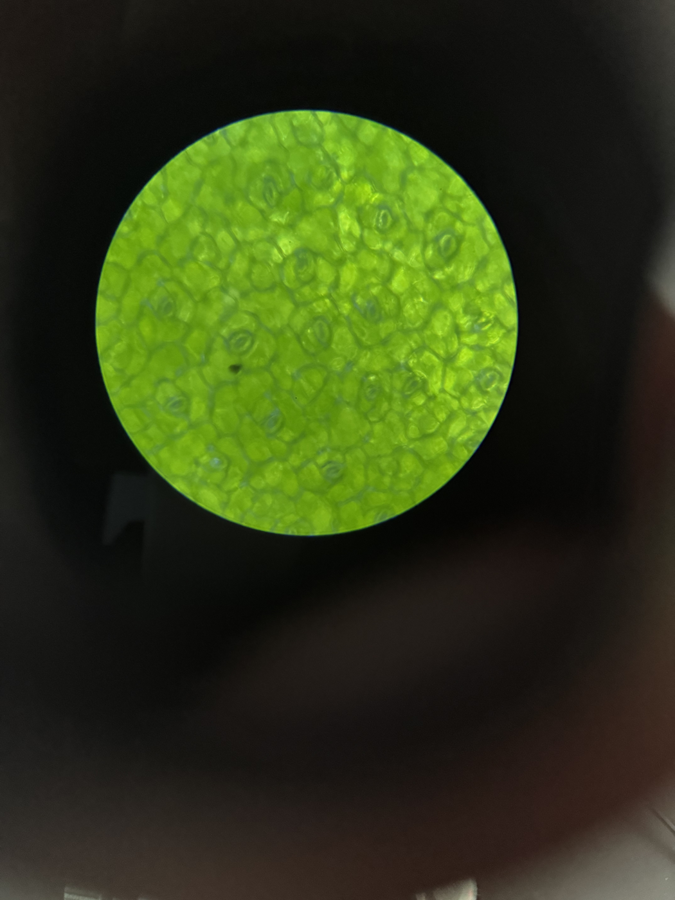
#> input picture reports/2026-07-03_pattern-embedding-analysis/images/control_example.png, 675 x 900 px; its folder holds only this picture in this run
$ python -i pattern_analysis.py   (imports and definitions only)   (older library calls are emulated)
#> lines starting #> are read from the running program, lines starting #| are printed output that depends on the picture; after the words box and inside, x2 and y2 are one past the last pixel; in counts of white or black regions, pixels touching at a corner belong together
#!/usr/bin/env python3
"""Multi-method PATTERN analysis (control vs treated) on FOV-cropped eyepiece microscopy.
Zoom-invariant descriptors (per research): box-counting fractal dimension, lacunarity,
FFT radial slope + anisotropy, GLCM Haralick, dark-nucleus density.
Reports group medians + within-vs-between spread (null-test proxy)."""
import glob,os,sys,numpy as np,collections,statistics as st
from PIL import Image
from skimage.feature import graycomatrix, graycoprops
from skimage.filters import threshold_otsu, sato
def fov(path,dim=512):
    a=np.asarray(Image.open(path).convert("L"),float)
    thr=max(a.mean()+0.3*a.std(), a.max()*0.35); m=a>thr
    ys,xs=np.where(m)
    if len(xs)<200: return None,None,None
    a=a[ys.min():ys.max()+1,xs.min():xs.max()+1]; m=m[ys.min():ys.max()+1,xs.min():xs.max()+1]
    rgb=np.asarray(Image.open(path).convert("RGB"),float)
    R=rgb[...,0]; # (unused per-channel here)
    im=Image.fromarray(a.astype('uint8')).resize((dim,dim)); a=np.asarray(im,float)
    mm=np.asarray(Image.fromarray((m*255).astype('uint8')).resize((dim,dim)))>127
    return a,mm,path
def boxcount(binimg):
    Z=binimg>0; s=min(Z.shape); ns=[]; ks=[]
    k=2
    while k< s//2:
        S=Z[:(Z.shape[0]//k)*k,:(Z.shape[1]//k)*k].reshape(Z.shape[0]//k,k,Z.shape[1]//k,k)
        cnt=S.any(axis=(1,3)).sum();
        if cnt>0: ns.append(cnt); ks.append(k)
        k*=2
    if len(ks)<3: return float('nan'),0
    c=np.polyfit(np.log(1/np.array(ks)),np.log(ns),1)
    # R2
    p=np.poly1d(c); yhat=p(np.log(1/np.array(ks))); ybar=np.mean(np.log(ns))
    r2=1-np.sum((np.log(ns)-yhat)**2)/(np.sum((np.log(ns)-ybar)**2)+1e-9)
    return float(c[0]), float(r2)
def lacunarity(binimg,box=32):
    Z=binimg.astype(float); H,W=Z.shape; vals=[]
    for i in range(0,H-box,box):
        for j in range(0,W-box,box):
            vals.append(Z[i:i+box,j:j+box].sum())
    vals=np.array(vals); m=vals.mean();
    return float((vals.var()/(m*m+1e-9))+1) if m>0 else float('nan')
def fft_aniso(a,mask):
    A=a.copy(); A[~mask]=a[mask].mean(); A=A-A.mean()
    F=np.abs(np.fft.fftshift(np.fft.fft2(A)))**2
    H,W=F.shape; cy,cx=H//2,W//2
    y,x=np.indices(F.shape); r=np.hypot(y-cy,x-cx); th=np.arctan2(y-cy,x-cx)
    mid=(r>10)&(r<H//3)
    # radial slope
    rr=r[mid].astype(int); pw=F[mid]
    rb=np.bincount(rr,pw)/(np.bincount(rr)+1e-9); rb=rb[10:H//3]
    sl=np.polyfit(np.log(np.arange(10,10+len(rb))+1),np.log(rb+1e-9),1)[0]
    # angular anisotropy: std of energy over angle bins
    ab=np.zeros(18)
    for b in range(18):
        sel=mid&(th>=-np.pi+b*np.pi/9)&(th<-np.pi+(b+1)*np.pi/9)
        ab[b]=F[sel].sum()
    aniso=float(ab.std()/(ab.mean()+1e-9))
    return float(sl),aniso
def dark_nuclei(path,mask,dim=512):
    rgb=np.asarray(Image.open(path).convert("RGB"),float)
    im=Image.fromarray(rgb.astype('uint8')).resize((dim,dim)); rgb=np.asarray(im,float)
    R,G,B=rgb[...,0],rgb[...,1],rgb[...,2]
    # dark-blue nuclei: low overall brightness + blue>=green locally, inside FOV
    br=(R+G+B)/3
    dark=(br< (br[mask].mean()-0.6*br[mask].std())) & mask
    return float(dark.mean())
def glcm_feats(a,mask):
    q=(np.clip(a,0,255)/32).astype(np.uint8) # 8 levels
    q[~mask]=0
    g=graycomatrix(q,distances=[4,8],angles=[0,np.pi/2],levels=8,symmetric=True,normed=True)
    return {f'glcm_{p}':float(graycoprops(g,p).mean()) for p in ['contrast','homogeneity','energy','correlation']}
def analyze(path):
    a,m,_=fov(path)
#> in fov, `thr = max(a.mean() + 0.3 * a.std(), a.max() * 0.35)`: thr = 76.3
#> in fov, `m = a > thr`:
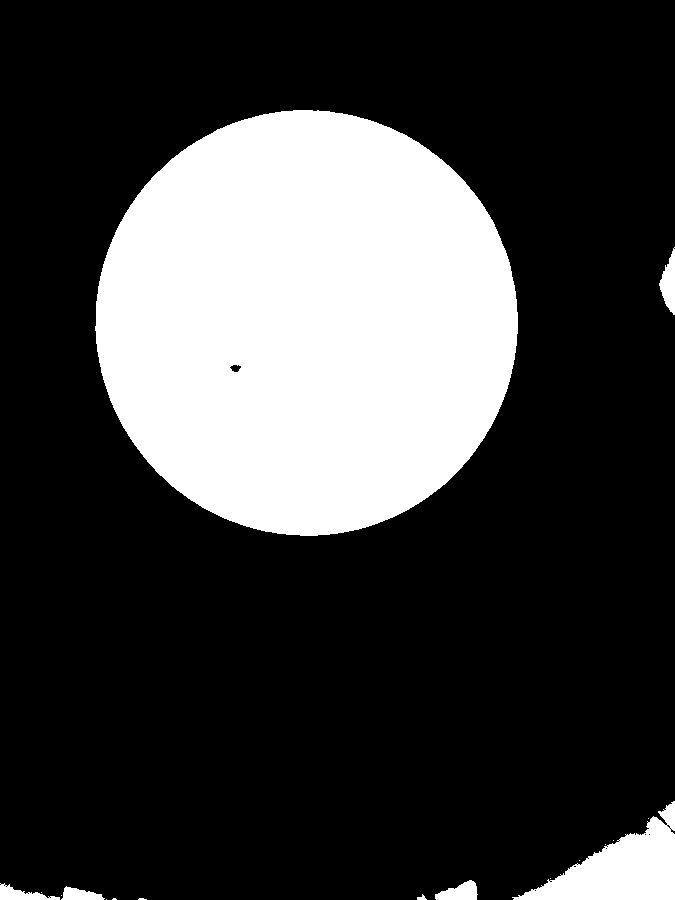
#> m: shape (900, 675) bool; 24.8% white; 17 white regions (10 under 20 px), largest, box (x1, y1, x2, y2) and area: (95, 110, 518, 536) 141012, (512, 801, 675, 900) 7353, (659, 247, 675, 315) 631
#> in fov, `a = a[ys.min():ys.max() + 1, xs.min():xs.max() + 1]`:
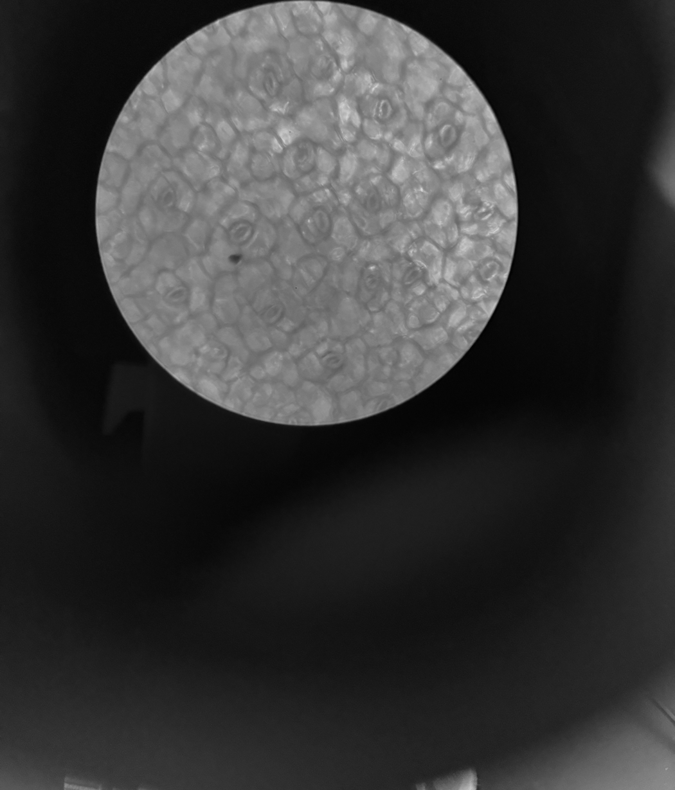
#> a: shape (790, 675) float64; min 1, max 218, mean 54.4
#> in fov, `m = m[ys.min():ys.max() + 1, xs.min():xs.max() + 1]`:
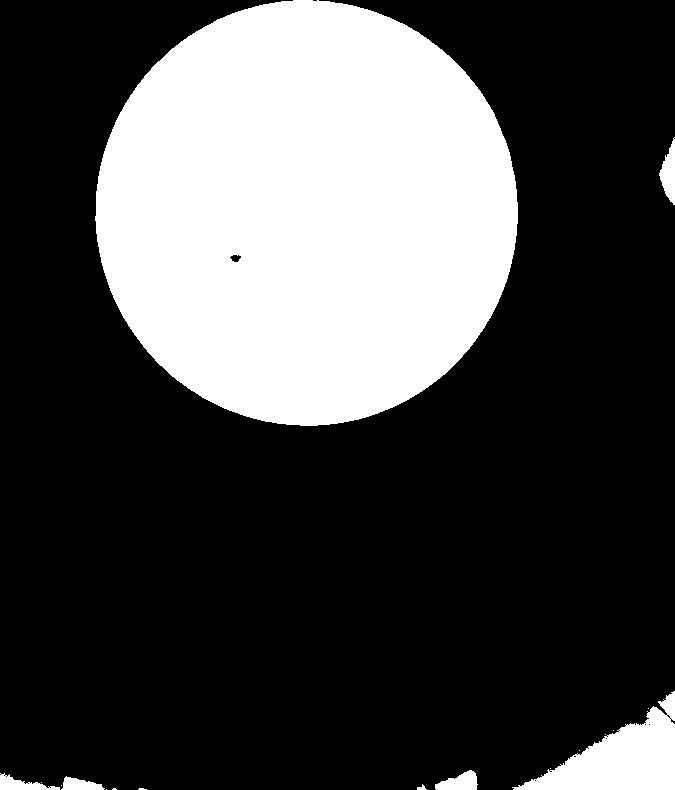
#> m: shape (790, 675) bool; 28.2% white; 17 white regions (10 under 20 px), largest, box (x1, y1, x2, y2) and area: (95, 0, 518, 426) 141012, (512, 691, 675, 790) 7353, (659, 137, 675, 205) 631
#> in fov, `mm=np.asarray(Image.fromarray((m*255).astype('uint8')).resize((dim,dim..`: mm: shape (512, 512) bool; 28.2% white; 9 white regions (3 under 20 px), largest, box (x1, y1, x2, y2) and area: (72, 0, 393, 276) 69292, (389, 448, 512, 512) 3612, (500, 89, 512, 133) 313, (330, 499, 362, 512) 277, (0, 501, 45, 512) 243, (47, 503, 79, 512) 183
    if a is None: return None
    ridges=sato(a,sigmas=range(1,4),black_ridges=False); walls=ridges>threshold_otsu(ridges)
#> after `walls = ridges > threshold_otsu(ridges)`: walls: shape (512, 512) bool; 2.4% white; 69 white regions (55 under 20 px), largest, box (x1, y1, x2, y2) and area: (73, 0, 392, 276) 5395, (258, 64, 275, 82) 108, (353, 499, 361, 512) 79
    fd,r2=boxcount(walls&m)
#> in boxcount, `Z = binimg > 0`: Z: shape (512, 512) bool; 2.4% white; 69 white regions (55 under 20 px), largest, box (x1, y1, x2, y2) and area: (73, 1, 392, 276) 5390, (258, 64, 275, 82) 108, (353, 499, 361, 512) 78
#> the loop in boxcount, `while k< s//2:` made 7 passes
#> cnt on passes 1 to 7: 2063, 765, 330, 157, 67, 28, 13
#> after the loop in boxcount, `while k< s//2:`: k = 256; ks = [2, 4, 8, 16, 32, 64, 128]; ns = [2063, 765, 330, 157, 67, 28, 13]
#> in boxcount, `c=np.polyfit(np.log(1/np.array(ks)),np.log(ns),1)`: c = [1.21, 8.38]
#> in boxcount, `yhat = p(np.log(1 / np.array(ks)))`: yhat = [7.54, 6.7, 5.87, 5.03, 4.2, 3.36, 2.52]
#> in boxcount, `ybar = np.mean(np.log(ns))`: ybar = 5.03
#> in boxcount, `r2=1-np.sum((np.log(ns)-yhat)**2)/(np.sum((np.log(ns)-ybar)**2)+1e-9)`: r2 = 0.999
#> fd = 1.21; r2 = 0.999
    lac=lacunarity((walls&m))
#> after the loop in lacunarity, `for i in range(0,H-box,box):`: vals = 225 values, max 252 at index 115, min 0 at index 0, mean 28.04
#> in lacunarity, `m = vals.mean()`: m = 28.04
#> lac = 5.86
    sl,aniso=fft_aniso(a,m)
#> in fft_aniso, `A = A - A.mean()`:
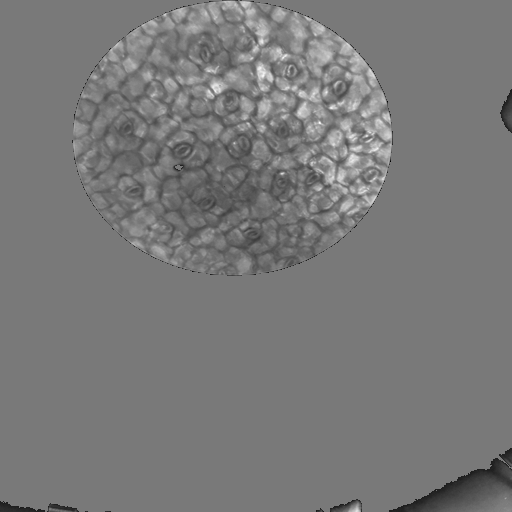
#> A: shape (512, 512) float64; min -72.59, max 79.41, mean 0; drawn with min black and max white
#> in fft_aniso, `rb = np.bincount(rr, pw) / (np.bincount(rr) + 1e-09)`: rb = 170 values, max 1.76e+09 at index 10, min 0 at index 0, mean 114618343.1
#> in fft_aniso, `rb = rb[10:H // 3]`: rb = 160 values, max 1.76e+09 at index 0, min 2113873.7 at index 157, mean 121781989.6
#> in fft_aniso, `sl=np.polyfit(np.log(np.arange(10,10+len(rb))+1),np.log(rb+1e-9),1)[0]`: sl = -2.7
#> after the loop in fft_aniso, `for b in range(18):`: ab = 18 values, max 2.76e+11 at index 3, min 1.6e+11 at index 16, mean 1.89e+11
#> in fft_aniso, `aniso=float(ab.std()/(ab.mean()+1e-9))`: aniso = 0.183
#> sl = -2.7; aniso = 0.183
    d=dict(fractal_dim=fd,fd_r2=r2,lacunarity=lac,fft_slope=sl,fft_aniso=aniso,dark_nuclei=dark_nuclei(path,m))
#> in dark_nuclei, `R,G,B=rgb[...,0],rgb[...,1],rgb[...,2]`:
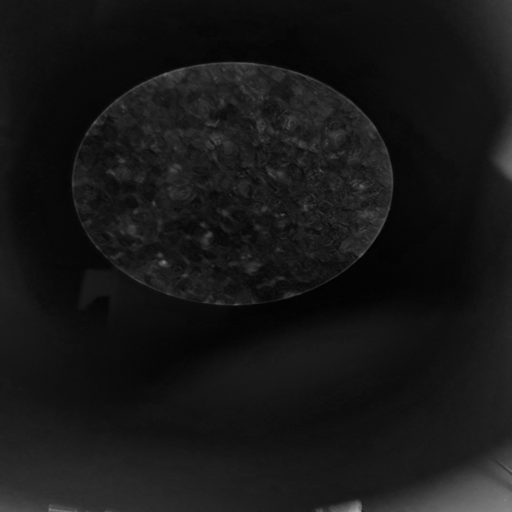
#> B: shape (512, 512) float64; min 1, max 169, mean 22.7
#> in dark_nuclei, `dark=(br< (br[mask].mean()-0.6*br[mask].std())) & mask`:
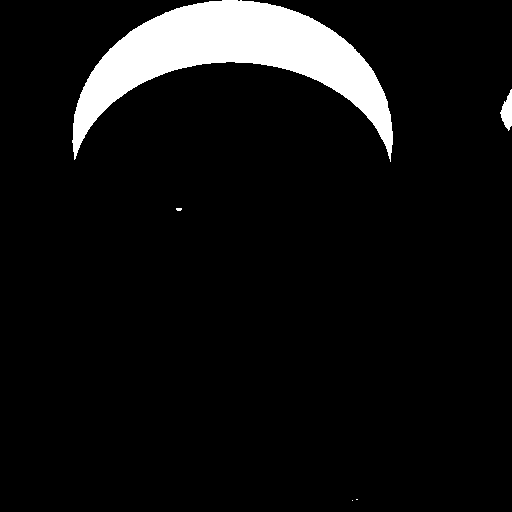
#> dark: shape (512, 512) bool; 7.3% white; 5 white regions (3 under 20 px), largest, box (x1, y1, x2, y2) and area: (72, 0, 393, 162) 18710, (500, 89, 512, 131) 300
#> d = {'fractal_dim': 1.21, 'fd_r2': 0.999, 'lacunarity': 5.86, 'fft_slope': -2.7, 'fft_aniso': 0.183, 'dark_nuclei': 0.0726}
    d.update(glcm_feats(a,m)); return d
#> in glcm_feats, `q[~mask]=0`:
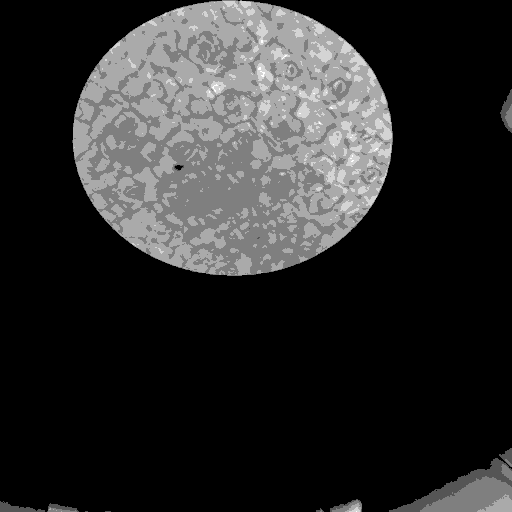
#> q: shape (512, 512); min 0, max 6, mean 1.02; drawn with min black and max white
def main():
    g=collections.defaultdict(lambda:collections.defaultdict(list))
    for lab,dd in [('control','conv/control'),('treated','conv/treated')]:
        for f in sorted(glob.glob(f'{dd}/*.png')):
            r=analyze(f)
            if r:
                for k,v in r.items():
                    if v==v: g[lab][k].append(v)
    keys=['fractal_dim','lacunarity','fft_slope','fft_aniso','dark_nuclei','glcm_contrast','glcm_homogeneity','glcm_energy','glcm_correlation']
    print(f"n control={len(g['control']['fractal_dim'])} treated={len(g['treated']['fractal_dim'])}")
    print(f"{'metric':16s} {'control(med)':>12s} {'treated(med)':>12s} {'Δ%':>7s} {'sep':>6s}  (sep=|Δmed|/pooled_IQR, >1 = между>внутри)")
    for k in keys:
        c=np.array(g['control'][k]); t=np.array(g['treated'][k])
        cm,tm=np.median(c),np.median(t)
        iqr=(np.subtract(*np.percentile(np.concatenate([c,t]),[75,25])))+1e-9
        sep=abs(tm-cm)/iqr
        print(f"{k:16s} {cm:12.3f} {tm:12.3f} {100*(tm-cm)/(abs(cm)+1e-9):+7.1f} {sep:6.2f}")
# [1 line not run here, left out]

>>> result = analyze('../images/control_example.png')
#> result = 10 items

$ run again, on reports/2026-07-03_pattern-embedding-analysis/images/treated_example.png
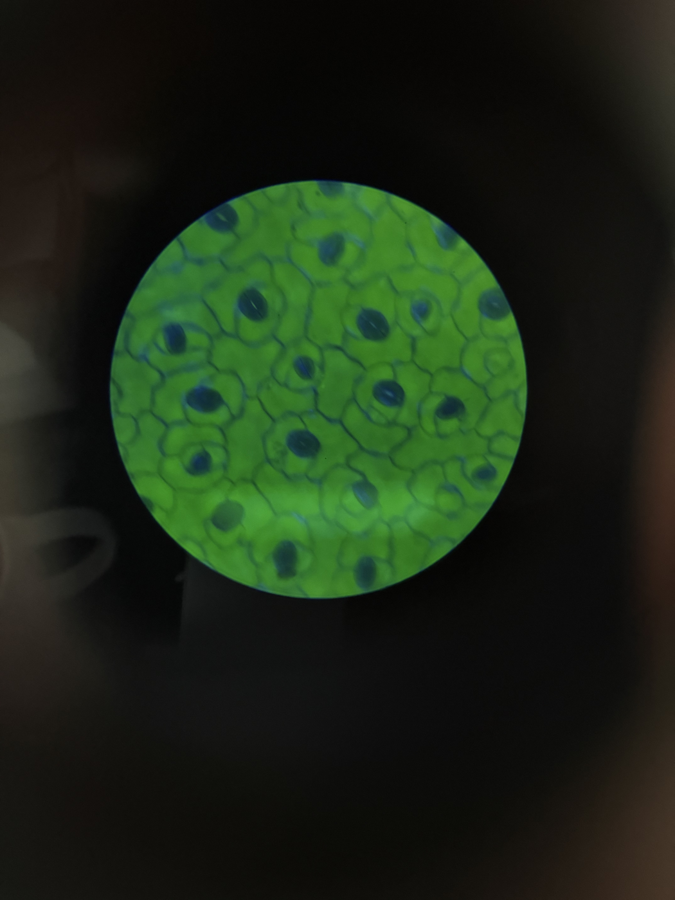
#> input picture reports/2026-07-03_pattern-embedding-analysis/images/treated_example.png, 675 x 900 px
#> thr = 44.45
#> in fov, `m = a > thr`:
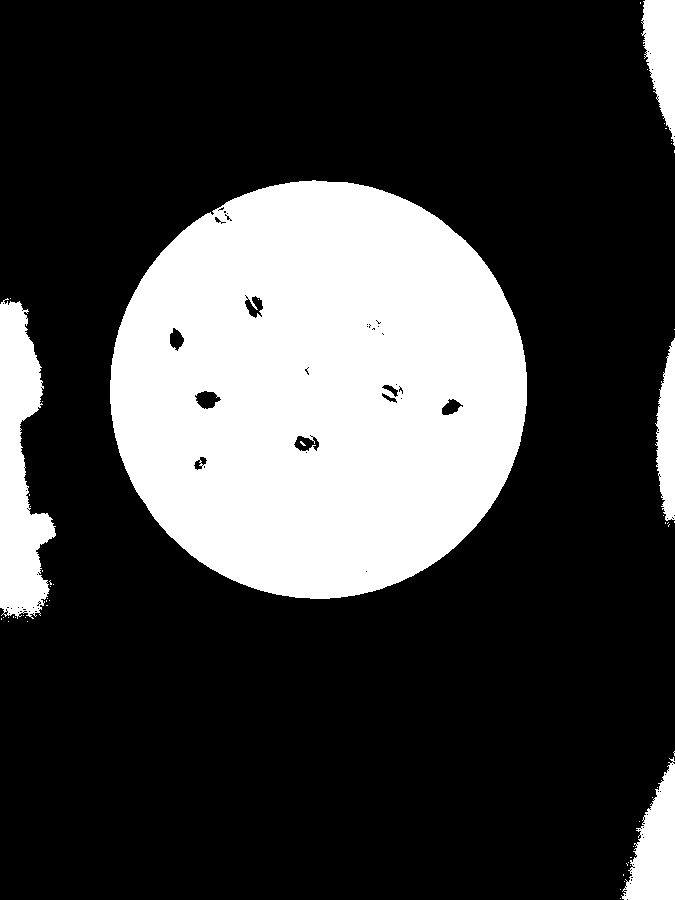
#> m: shape (900, 675) bool; 25.7% white; 54 white regions (49 under 20 px), largest, box (x1, y1, x2, y2) and area: (110, 180, 527, 599) 135338, (0, 298, 56, 619) 10887, (621, 757, 675, 900) 4392, (641, 0, 675, 146) 3170, (655, 338, 675, 521) 2506
#> mm: shape (512, 512) bool; 25.7% white; 14 white regions (9 under 20 px), largest, box (x1, y1, x2, y2) and area: (83, 102, 400, 341) 58417, (0, 171, 42, 352) 4701, (472, 431, 512, 512) 1897, (487, 0, 512, 83) 1363, (498, 192, 512, 296) 1088
#> walls: shape (512, 512) bool; 4.2% white; 56 white regions (28 under 20 px), largest, box (x1, y1, x2, y2) and area: (84, 103, 399, 340) 6522, (277, 210, 314, 238) 419, (211, 238, 248, 267) 392
#> the loop in boxcount, `while k< s//2:` made 7 passes
#> cnt on passes 1 to 7: 3459, 1234, 495, 202, 73, 26, 10
#> after the loop in boxcount, `while k< s//2:`: k = 256; ks = [2, 4, 8, 16, 32, 64, 128]; ns = [3459, 1234, 495, 202, 73, 26, 10]
#> c = [1.4, 9.11]
#> yhat = [8.14, 7.17, 6.2, 5.23, 4.26, 3.29, 2.32]
#> ybar = 5.23
#> in boxcount, `r2=1-np.sum((np.log(ns)-yhat)**2)/(np.sum((np.log(ns)-ybar)**2)+1e-9)`: r2 = 1
#> in analyze, `fd,r2=boxcount(walls&m)`: fd = 1.4; r2 = 1
#> after the loop in lacunarity, `for i in range(0,H-box,box):`: vals = 225 values, max 359 at index 131, min 0 at index 0, mean 48.58
#> in lacunarity, `m = vals.mean()`: m = 48.58
#> lac = 4.07
#> rb = 170 values, max 2.45e+09 at index 10, min 0 at index 0, mean 111012262.5
#> rb = 160 values, max 2.45e+09 at index 0, min 1154640 at index 159, mean 117950528.9
#> in fft_aniso, `sl=np.polyfit(np.log(np.arange(10,10+len(rb))+1),np.log(rb+1e-9),1)[0]`: sl = -2.96
#> after the loop in fft_aniso, `for b in range(18):`: ab = 18 values, max 1.79e+11 at index 4, min 9.89e+10 at index 2, mean 1.4e+11
#> in fft_aniso, `aniso=float(ab.std()/(ab.mean()+1e-9))`: aniso = 0.196
#> in analyze, `sl,aniso=fft_aniso(a,m)`: sl = -2.96; aniso = 0.196
#> dark: shape (512, 512) bool; 6% white; 277 white regions (228 under 20 px), largest, box (x1, y1, x2, y2) and area: (0, 171, 42, 352) 3996, (472, 431, 512, 512) 1897, (487, 0, 512, 83) 1363
#> d = {'fractal_dim': 1.4, 'fd_r2': 1, 'lacunarity': 4.07, 'fft_slope': -2.96, 'fft_aniso': 0.196, 'dark_nuclei': 0.0596}
#> in glcm_feats, `q[~mask]=0`:
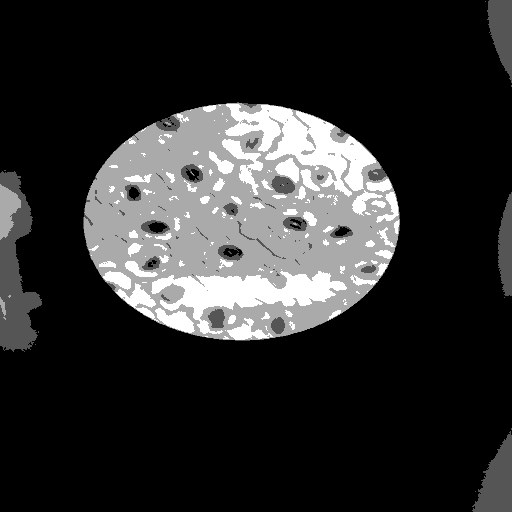
#> q: shape (512, 512); min 0, max 3, mean 0.538; drawn with min black and max white
#> result = 10 items
